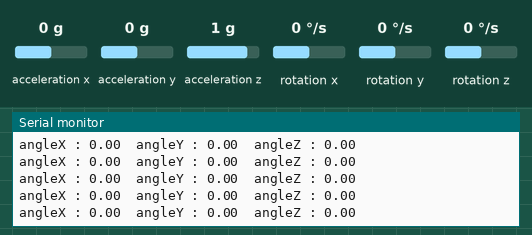
The sketch below on a simulated ESP8266 (NodeMCU). Parts: the last lines printed to the serial monitor. Inputs (shaded band) come from the test bench; at power-on: acceleration x 0 g, acceleration y 0 g, acceleration z 1 g, rotation x 0 °/s, rotation y 0 °/s, rotation z 0 °/s.

Above: at 4.2 s.
4.3 s: acceleration x set to 0.8 g
At 4.9 s:
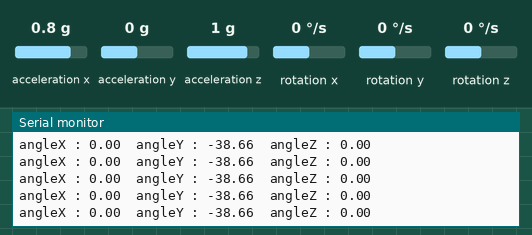
7.3 s: acceleration x set to -1.4 g
At 8.2 s:
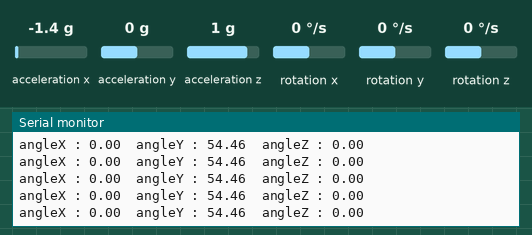
10.3 s: acceleration y set to 0.8 g
At 11.4 s:
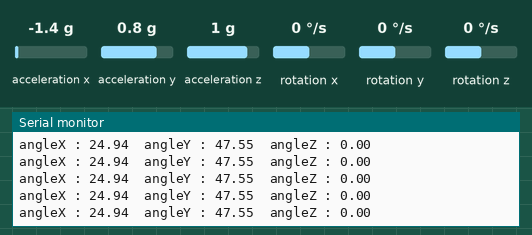
Timing chart, 0 to 12.5 s (numbered marks = the images above; inputs shaded):
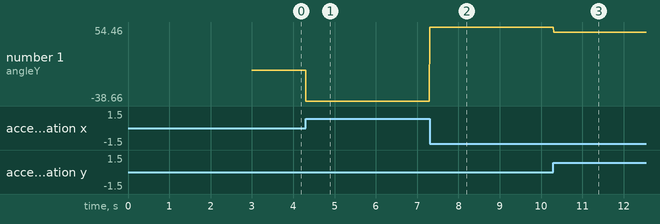

The sketch:

GetAngle.ino
```cpp
#include <MPU6050_tockn.h>
#include <Wire.h>
const uint8_t scl = D5;
const uint8_t sda = D6;
MPU6050 mpu6050(Wire);

void setup() {
  Serial.begin(115200);
  Wire.begin(sda, scl);
  mpu6050.begin();
  mpu6050.calcGyroOffsets(true);
}

void loop() {
  mpu6050.update();
  Serial.print("angleX : ");
  Serial.print(mpu6050.getAngleX());
  Serial.print("\tangleY : ");
  Serial.print(mpu6050.getAngleY());
  Serial.print("\tangleZ : ");
  Serial.println(mpu6050.getAngleZ());
}
```

Measured:
- after the input at 4.3 s, the serial monitor: prints a new line at once (image 1)
- after the input at 7.3 s, the serial monitor: prints a new line at once (image 2)
- after the input at 10.3 s, the serial monitor: prints a new line at once (image 3)
- plotted number 1: 0 → -38.66 after the input at 4.3 s, -38.66 → 54.46 after the input at 7.3 s, 54.46 → 47.55 after the input at 10.3 s
